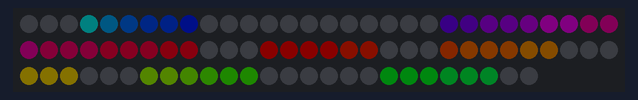
Simulated run of this sketch. Board: ESP32. Parts: 86 RGB LEDs in strip order, left to right, continuing on the next row. Dim RGB values are drawn brighter than linear; WiFi joins after 1.5 s; servers stay silent unless stated; the local clock reads 2024-03-15 10:24:30 at power-on unless the sketch sets it; what the sketch prints to the serial monitor is not drawn.

Above: at 8.49 s.
At 18.49 s:
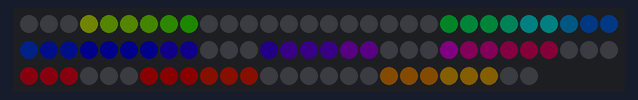
At 20.48 s:
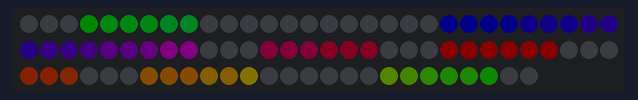
At 28.49 s:
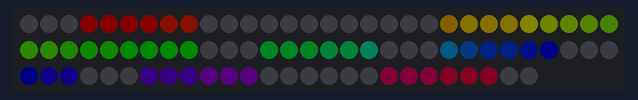
At 30.48 s:
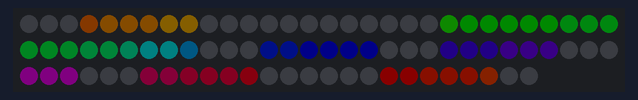
At 38.5 s:
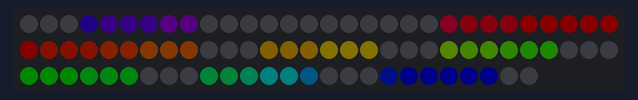

The sketch:

Neo7SegmentClock.ino
```cpp
//***************************************************************
// A clock using pixels arranged in a 4-digit 7-segment display
//
//  This example uses 3 Pixels Per Segment (pps).
//  3pps x 7segments x 4digits + 2 digit colon = 86 pixels total
//
//
//  Based on 7Segment code by Marc Miller, (https://github.com/marmilicious/FastLED_examples/)
//  and ESP32 Simpletime example
//
//
//***************************************************************

#include <FastLED.h>
#include "secrets.h" //defines ssid, password, and ntpServer as const char*
#include <WiFi.h>
#include <time.h>
#include <ESPmDNS.h>
#include <WiFiUdp.h>
#include <ArduinoOTA.h>

CRGBPalette16 currentPalette;
TBlendType    currentBlending;

const long  gmtOffset_sec = -18000; //Eastern Time
const int   daylightOffset_sec = 3600;

#define DATA_PIN    18
#define CLK_PIN     13
#define LED_TYPE    WS2812
#define COLOR_ORDER GRB
#define NUM_LEDS    86
#define BRIGHTNESS  10
#define FRAMES_PER_SECOND 100

uint8_t pps = 3;  // number of Pixels Per Segment
CHSV segBlack(0,0,0); //black

CRGBArray<NUM_LEDS> leds;

// Name segments and define pixel ranges.
//     1....2....3....4
//    AAA
//   F   B
//    GGG
//   E   C
//    DDD

CRGBSet seg1A(  leds(pps*0,  pps-1+(pps*0)  ));
CRGBSet seg1B(  leds(pps*1,  pps-1+(pps*1)  ));
CRGBSet seg1C(  leds(pps*2,  pps-1+(pps*2)  ));
CRGBSet seg1D(  leds(pps*3,  pps-1+(pps*3)  ));
CRGBSet seg1E(  leds(pps*4,  pps-1+(pps*4)  ));
CRGBSet seg1F(  leds(pps*5,  pps-1+(pps*5)  ));
CRGBSet seg1G(  leds(pps*6,  pps-1+(pps*6)  ));

CRGBSet seg2A(  leds(pps*0+(1*7*pps),  pps-1+(pps*0)+(1*7*pps)  ));
CRGBSet seg2B(  leds(pps*1+(1*7*pps),  pps-1+(pps*1)+(1*7*pps)  ));
CRGBSet seg2C(  leds(pps*2+(1*7*pps),  pps-1+(pps*2)+(1*7*pps)  ));
CRGBSet seg2D(  leds(pps*3+(1*7*pps),  pps-1+(pps*3)+(1*7*pps)  ));
CRGBSet seg2E(  leds(pps*4+(1*7*pps),  pps-1+(pps*4)+(1*7*pps)  ));
CRGBSet seg2F(  leds(pps*5+(1*7*pps),  pps-1+(pps*5)+(1*7*pps)  ));
CRGBSet seg2G(  leds(pps*6+(1*7*pps),  pps-1+(pps*6)+(1*7*pps)  ));

CRGBSet seg3A(  leds(pps*0+(2*7*pps),  pps-1+(pps*0)+(2*7*pps)  ));
CRGBSet seg3B(  leds(pps*1+(2*7*pps),  pps-1+(pps*1)+(2*7*pps)  ));
CRGBSet seg3C(  leds(pps*2+(2*7*pps),  pps-1+(pps*2)+(2*7*pps)  ));
CRGBSet seg3D(  leds(pps*3+(2*7*pps),  pps-1+(pps*3)+(2*7*pps)  ));
CRGBSet seg3E(  leds(pps*4+(2*7*pps),  pps-1+(pps*4)+(2*7*pps)  ));
CRGBSet seg3F(  leds(pps*5+(2*7*pps),  pps-1+(pps*5)+(2*7*pps)  ));
CRGBSet seg3G(  leds(pps*6+(2*7*pps),  pps-1+(pps*6)+(2*7*pps)  ));

CRGBSet seg4A(  leds(pps*0+(3*7*pps),  pps-1+(pps*0)+(3*7*pps)  ));
CRGBSet seg4B(  leds(pps*1+(3*7*pps),  pps-1+(pps*1)+(3*7*pps)  ));
CRGBSet seg4C(  leds(pps*2+(3*7*pps),  pps-1+(pps*2)+(3*7*pps)  ));
CRGBSet seg4D(  leds(pps*3+(3*7*pps),  pps-1+(pps*3)+(3*7*pps)  ));
CRGBSet seg4E(  leds(pps*4+(3*7*pps),  pps-1+(pps*4)+(3*7*pps)  ));
CRGBSet seg4F(  leds(pps*5+(3*7*pps),  pps-1+(pps*5)+(3*7*pps)  ));
CRGBSet seg4G(  leds(pps*6+(3*7*pps),  pps-1+(pps*6)+(3*7*pps)  ));

CRGBSet col(leds(84,85)); //colon

int count = 8888;  // keeps track of what number to display


//---------------------------------------------------------------

void printLocalTime()
{
  struct tm timeinfo;
  if(!getLocalTime(&timeinfo)){
    Serial.println("Failed to obtain time");
    return;
  }
  Serial.println(&timeinfo, "%A, %B %d %Y %H:%M:%S");
  count=(timeinfo.tm_hour*100+timeinfo.tm_min);
}

void setup() {
  Serial.begin(115200);  // Allows serial monitor output

  //connect to WiFi
  Serial.printf("Connecting to %s ", ssid);
  WiFi.mode(WIFI_STA);
  WiFi.begin(ssid, password);
  while (WiFi.status() != WL_CONNECTED) {
      delay(500);
      Serial.print(".");
  }
  Serial.println(" CONNECTED");

 // Port defaults to 3232
  // ArduinoOTA.setPort(3232);

  // Hostname defaults to esp3232-[MAC]
   ArduinoOTA.setHostname("ESPixelClock1");

  // No authentication by default
   ArduinoOTA.setPassword("admin123");

  // Password can be set with it's md5 value as well
  // MD5(admin) = 21232f297a57a5a743894a0e4a801fc3
  // ArduinoOTA.setPasswordHash("21232f297a57a5a743894a0e4a801fc3");

   ArduinoOTA
    .onStart([]() {
      String type;
      if (ArduinoOTA.getCommand() == U_FLASH)
        type = "sketch";
      else // U_SPIFFS
        type = "filesystem";

      // NOTE: if updating SPIFFS this would be the place to unmount SPIFFS using SPIFFS.end()
      Serial.println("Start updating " + type);
    })
    .onEnd([]() {
      Serial.println("\nEnd");
    })
    .onProgress([](unsigned int progress, unsigned int total) {
      Serial.printf("Progress: %u%%\r", (progress / (total / 100)));
    })
    .onError([](ota_error_t error) {
      Serial.printf("Error[%u]: ", error);
      if (error == OTA_AUTH_ERROR) Serial.println("Auth Failed");
      else if (error == OTA_BEGIN_ERROR) Serial.println("Begin Failed");
      else if (error == OTA_CONNECT_ERROR) Serial.println("Connect Failed");
      else if (error == OTA_RECEIVE_ERROR) Serial.println("Receive Failed");
      else if (error == OTA_END_ERROR) Serial.println("End Failed");
    });

  ArduinoOTA.begin();

  //init and get the time
  configTime(gmtOffset_sec, daylightOffset_sec, ntpServer);
  printLocalTime();


  FastLED.addLeds<LED_TYPE,DATA_PIN,COLOR_ORDER>(leds, NUM_LEDS).setCorrection(TypicalSMD5050);
  FastLED.setBrightness(BRIGHTNESS);
  currentPalette = RainbowColors_p;
//  currentPalette = CloudColors_p;
//  currentPalette = PartyColors_p;
//  currentPalette = ForestColors_p;
//  currentPalette = OceanColors_p;
  currentBlending = LINEARBLEND;
  FastLED.clear();  // Initially clear all pixels
}

bool colon;

//---------------------------------------------------------------
void loop()
{
  ArduinoOTA.handle();

  static uint8_t startIndex = 0;
  EVERY_N_MILLISECONDS(50){ //motion speed: increase delay to slow down
    startIndex = startIndex + 1;
  }
    setSegments(count,startIndex);  // Determine which segments are ON or OFF

  EVERY_N_MILLISECONDS(1000){
    colon = !colon; //flash the colon
  }
  EVERY_N_MILLISECONDS(5000){
    printLocalTime();
  }
  EVERY_N_MINUTES(5){
    configTime(gmtOffset_sec, daylightOffset_sec, ntpServer); //get fresh NTP time
  }
  FastLED.delay(1000/FRAMES_PER_SECOND);

}

//---------------------------------------------------------------
void setSegments(int count, uint8_t colorIndex){
  // Based on the current count set number segments on or off
  uint8_t c1 = 0;  // Variable to store 1s digit
  uint8_t c10 = 0;  // Variable to store 10s digit
  uint8_t c100 = 0;  // Variable to store 100s digit
  uint8_t c1000 = 0;  // Variable to store 100s digit
  int c;
  CHSV segCOLOR(0,0,0);

  c1 = count % 10;
  c10 = (count / 10) % 10;
  c100 = (count / 100) % 10;
  c1000 = (count / 1000) % 10;

//  Serial.print("count = "); Serial.print(count);  // Print to serial monitor current count
//  Serial.print("\t  1000s: "); Serial.print(c1000);  // Print 1000s digit
//  Serial.print("  100s: "); Serial.print(c100);  // Print 100s digit
//  Serial.print("   10s: "); Serial.print(c10);  // Print 10s digit
//  Serial.print("   1s: "); Serial.println(c1);  // Print 1s digit

     uint8_t brightness = 255;

     for( int i = 0; i < NUM_LEDS; i++) {
        leds[i] = ColorFromPalette( currentPalette, colorIndex, brightness, currentBlending);
        colorIndex += 3;
    }
    //next block of if statements sets segments to black to form digits
    segCOLOR = segBlack; //unused segment color
    if (c1000 == 0) { seg1G = segCOLOR; }
    if (c1000 == 1) { seg1A = seg1D = seg1E = seg1F = seg1G = segCOLOR; }
    if (c1000 == 2) { seg1C = seg1F = segCOLOR; }
    if (c1000 == 3) { seg1E = seg1F = segCOLOR; }
    if (c1000 == 4) { seg1A = seg1D = seg1E = segCOLOR; }
    if (c1000 == 5) { seg1B = seg1E = segCOLOR; }
    if (c1000 == 6) { seg1B = segCOLOR; } //B
    if (c1000 == 7) { seg1D = seg1E = seg1F = seg1G = segCOLOR; }
    if (c1000 == 8) {  }
    if (c1000 == 9) { seg1D = seg1E = segCOLOR; }

    if (c100 == 0) { seg2G = segCOLOR; }
    if (c100 == 1) { seg2A = seg2D = seg2E = seg2F = seg2G = segCOLOR; }
    if (c100 == 2) { seg2C = seg2F = segCOLOR; }
    if (c100 == 3) { seg2E = seg2F = segCOLOR; }
    if (c100 == 4) { seg2A = seg2D = seg2E = segCOLOR; }
    if (c100 == 5) { seg2B = seg2E = segCOLOR; }
    if (c100 == 6) { seg2B = segCOLOR; } //B
    if (c100 == 7) { seg2D = seg2E = seg2F = seg2G = segCOLOR; }
    if (c100 == 8) {  }
    if (c100 == 9) { seg2D = seg2E = segCOLOR; }

    if (c10 == 0) { seg3G = segCOLOR; }
    if (c10 == 1) { seg3A = seg3D = seg3E = seg3F = seg3G = segCOLOR; }
    if (c10 == 2) { seg3C = seg3F = segCOLOR; }
    if (c10 == 3) { seg3E = seg3F = segCOLOR; }
    if (c10 == 4) { seg3A = seg3D = seg3E = segCOLOR; }
    if (c10 == 5) { seg3B = seg3E = segCOLOR; }
    if (c10 == 6) { seg3B = segCOLOR; } //B
    if (c10 == 7) { seg3D = seg3E = seg3F = seg3G = segCOLOR; }
    if (c10 == 8) {  }
    if (c10 == 9) { seg3D = seg3E = segCOLOR; }

    if (c1 == 0) { seg4G = segCOLOR; }
    if (c1 == 1) { seg4A = seg4D = seg4E = seg4F = seg4G = segCOLOR; }
    if (c1 == 2) { seg4C = seg4F = segCOLOR; }
    if (c1 == 3) { seg4E = seg4F = segCOLOR; }
    if (c1 == 4) { seg4A = seg4D = seg4E = segCOLOR; }
    if (c1 == 5) { seg4B = seg4E = segCOLOR; }
    if (c1 == 6) { seg4B = segCOLOR; } //B
    if (c1 == 7) { seg4D = seg4E = seg4F = seg4G = segCOLOR; }
    if (c1 == 8) {  }
    if (c1 == 9) { seg4D = seg4E = segCOLOR; }

     if (colon){
//      col = colON; //comment out to use palette color
    } else {
      col = CRGB::Black; //turns off colon to make it blink
    }


//  for (uint8_t p=0; p < NUM_LEDS;p++) { //prints the status of all LEDs for troubleshooting
//  Serial.print(leds[p]);
//  if((p+1) % (7*pps) == 0){
//    Serial.print(" ");
//  }
//}
//Serial.println();
}//end setSegments
```

secrets.h
```cpp
const char* ssid       = "xx";
const char* password   = "xx";
const char* ntpServer  = "pool.ntp.org";
```
